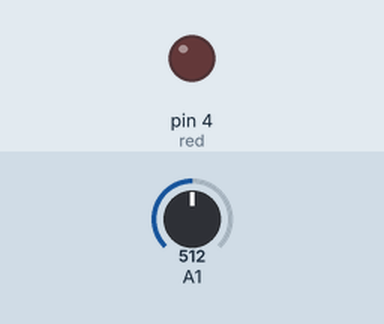
This sketch was run on a simulated Arduino Uno, built with avr-gcc and run on an emulated ATmega328P. Parts: output pins drawn as LEDs (lit = HIGH). The inputs (shaded band) are chosen by the test bench; at power-on: A1 = 512. Random numbers use the default seed unless the sketch sets one; pins used as bus, display or sensor lines are not drawn.

Above: at 1.2 s.
1.3 s: A1 set to 484
At 2.5 s:
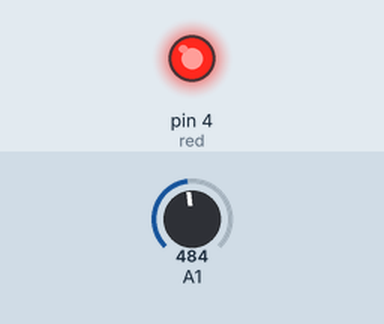
Timing chart, 0 to 5.3 s (numbered marks = the images above; inputs shaded):
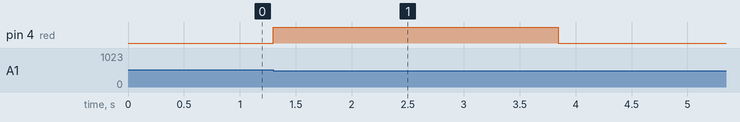

The sketch:

Under_Desk_Lights.ino
```cpp
const int red=4;
const int blue=0;
const int green=1;
int pause=20;

void setup()
{
  Serial.begin(9600);
  //randomSeed(analogRead(1));
}

void loop()
{
  //Serial.println("running");
  //setColor(50,50,50);
  //ballonDisplay();
  //delay(1000);
  //randomTransition(random(100));
  if(analogRead(A1)<500)
  {
  colorWheel();
  }
  if(analogRead(A1)>=500)
  {
    setColor(0,0,0);
  }
}

void setColor(int redLED, int greenLED, int blueLED)
{
  analogWrite(red,redLED);
  analogWrite(blue,blueLED);
  analogWrite(green,greenLED);
}

void transition(int colorNow, int colorChange, int colorNone, int timeDelay)
{
  int color1=255, color2=0, color3=0;
  for(int i=1;i<256;i++)
  {
    color1--;
    color2++;
    analogWrite(colorNow,color1);
    analogWrite(colorChange,color2);
    analogWrite(colorNone,color3);
    delay(timeDelay);
  }
}

void randomTransition(int delayTime)
{
  int random1=random(255);
  int random2=random(255);
  int random3=random(255);
  setColor(random1, random2, random3);
  delay(delayTime);
}

void colorWheel()
{
  transition(red,blue,green,pause);
  transition(blue,green,red,pause);
  transition(green,red,blue,pause);
}

void ballonDisplay()
{
  colorSplosion(red);
  delay(1000);
  colorSplosion(blue);
  delay(1000);
  colorSplosion(green);
  delay(1000);
}

void colorSplosion(int color1)
{
  for(int i=1;i<=255;i++)
  {
    analogWrite(color1,i);
    delayMicroseconds(20);
  }
  //delay(50);
  for(int i=255;i>=150;i--)
  {
    analogWrite(color1,i);
    delay(1);
  }
  for(int i=150;i>=0;i--)
  {
    analogWrite(color1,i);
    delay(30);
  }
}
```

Measured:
- the behaviour switches between 500 and 499 on A1 (found by bisection; images 0 and 1)
- after the input at 1.3 s, pin 4 (red): LOW → HIGH at once, → LOW 2.5 s later
